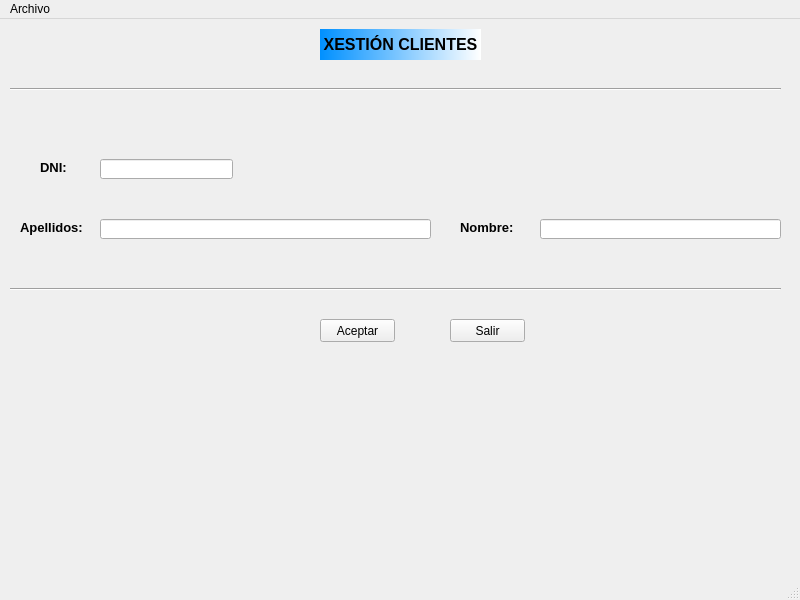
<?xml version="1.0" encoding="UTF-8"?>
<ui version="4.0">
 <class>MainWindow</class>
 <widget class="QMainWindow" name="MainWindow">
  <property name="geometry">
   <rect>
    <x>0</x>
    <y>0</y>
    <width>800</width>
    <height>600</height>
   </rect>
  </property>
  <property name="windowTitle">
   <string>MainWindow</string>
  </property>
  <widget class="QWidget" name="centralwidget">
   <widget class="QLabel" name="lblXesCli">
    <property name="geometry">
     <rect>
      <x>320</x>
      <y>10</y>
      <width>161</width>
      <height>31</height>
     </rect>
    </property>
    <property name="font">
     <font>
      <family>MS Shell Dlg 2</family>
      <pointsize>12</pointsize>
      <weight>9</weight>
      <italic>false</italic>
      <bold>false</bold>
     </font>
    </property>
    <property name="autoFillBackground">
     <bool>false</bool>
    </property>
    <property name="styleSheet">
     <string notr="true">font: 75 12pt &quot;MS Shell Dlg 2&quot;;
background-color: qlineargradient(spread:pad, x1:0, y1:0, x2:1, y2:0, stop:0 rgba(0, 144, 255, 255), stop:1 rgba(255, 255, 255, 255));
</string>
    </property>
    <property name="text">
     <string>&lt;html&gt;&lt;head/&gt;&lt;body&gt;&lt;p&gt;&lt;span style=&quot; font-weight:600;&quot;&gt;XESTIÓN CLIENTES&lt;/span&gt;&lt;/p&gt;&lt;/body&gt;&lt;/html&gt;</string>
    </property>
    <property name="alignment">
     <set>Qt::AlignCenter</set>
    </property>
   </widget>
   <widget class="Line" name="line">
    <property name="geometry">
     <rect>
      <x>10</x>
      <y>60</y>
      <width>771</width>
      <height>20</height>
     </rect>
    </property>
    <property name="orientation">
     <enum>Qt::Horizontal</enum>
    </property>
   </widget>
   <widget class="QLabel" name="lblDNI">
    <property name="geometry">
     <rect>
      <x>40</x>
      <y>140</y>
      <width>27</width>
      <height>16</height>
     </rect>
    </property>
    <property name="font">
     <font>
      <pointsize>10</pointsize>
      <weight>75</weight>
      <bold>true</bold>
     </font>
    </property>
    <property name="text">
     <string>DNI:</string>
    </property>
   </widget>
   <widget class="QLabel" name="lblNombre">
    <property name="geometry">
     <rect>
      <x>460</x>
      <y>200</y>
      <width>54</width>
      <height>16</height>
     </rect>
    </property>
    <property name="font">
     <font>
      <pointsize>10</pointsize>
      <weight>75</weight>
      <bold>true</bold>
     </font>
    </property>
    <property name="text">
     <string>Nombre:</string>
    </property>
   </widget>
   <widget class="QLineEdit" name="lineEdit">
    <property name="geometry">
     <rect>
      <x>100</x>
      <y>140</y>
      <width>133</width>
      <height>20</height>
     </rect>
    </property>
   </widget>
   <widget class="QLabel" name="lblApellidos">
    <property name="geometry">
     <rect>
      <x>20</x>
      <y>200</y>
      <width>63</width>
      <height>16</height>
     </rect>
    </property>
    <property name="font">
     <font>
      <pointsize>10</pointsize>
      <weight>75</weight>
      <bold>true</bold>
     </font>
    </property>
    <property name="text">
     <string>Apellidos:</string>
    </property>
   </widget>
   <widget class="QLineEdit" name="lineEdit_2">
    <property name="geometry">
     <rect>
      <x>540</x>
      <y>200</y>
      <width>241</width>
      <height>20</height>
     </rect>
    </property>
   </widget>
   <widget class="QLineEdit" name="lineEdit_3">
    <property name="geometry">
     <rect>
      <x>100</x>
      <y>200</y>
      <width>331</width>
      <height>20</height>
     </rect>
    </property>
   </widget>
   <widget class="QPushButton" name="btnAceptar">
    <property name="geometry">
     <rect>
      <x>320</x>
      <y>300</y>
      <width>75</width>
      <height>23</height>
     </rect>
    </property>
    <property name="text">
     <string>Aceptar</string>
    </property>
   </widget>
   <widget class="QPushButton" name="btnSalir">
    <property name="geometry">
     <rect>
      <x>450</x>
      <y>300</y>
      <width>75</width>
      <height>23</height>
     </rect>
    </property>
    <property name="text">
     <string>Salir</string>
    </property>
   </widget>
   <widget class="Line" name="line_2">
    <property name="geometry">
     <rect>
      <x>10</x>
      <y>260</y>
      <width>771</width>
      <height>20</height>
     </rect>
    </property>
    <property name="orientation">
     <enum>Qt::Horizontal</enum>
    </property>
   </widget>
  </widget>
  <widget class="QMenuBar" name="menubar">
   <property name="geometry">
    <rect>
     <x>0</x>
     <y>0</y>
     <width>800</width>
     <height>21</height>
    </rect>
   </property>
   <widget class="QMenu" name="menuSalir">
    <property name="title">
     <string>Archivo</string>
    </property>
    <addaction name="actionSalir"/>
   </widget>
   <addaction name="menuSalir"/>
  </widget>
  <widget class="QStatusBar" name="statusbar"/>
  <action name="actionSalir">
   <property name="text">
    <string>Salir</string>
   </property>
   <property name="shortcut">
    <string>Alt+S</string>
   </property>
  </action>
 </widget>
 <resources/>
 <connections/>
</ui>
